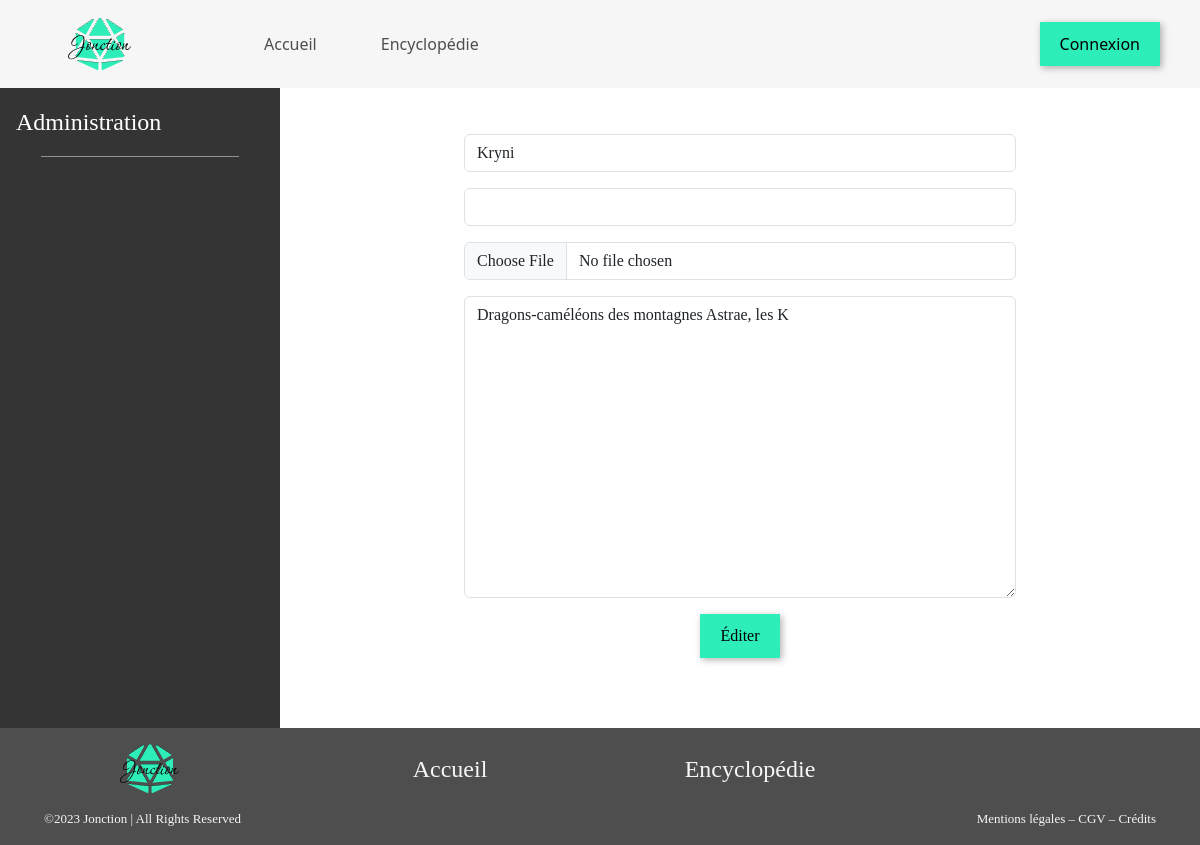
/editor.php?id=3, run on an earlier commit of the app's database.
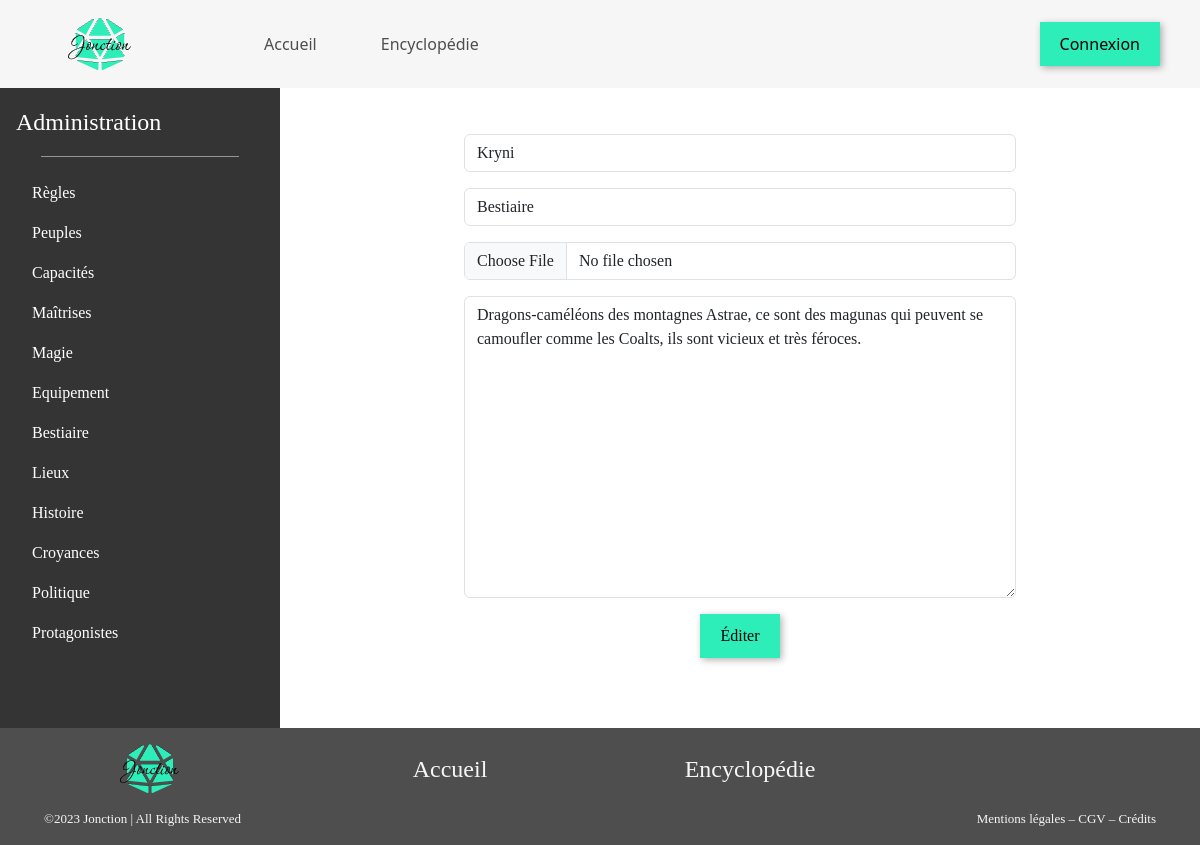
And on a later commit of the database.
### tables this page shows
CREATE TABLE IF NOT EXISTS `pages` (
  `id` int NOT NULL AUTO_INCREMENT,
  `title` varchar(45) DEFAULT NULL,
  `content` text,
  `images_id` int NOT NULL,
  PRIMARY KEY (`id`,`images_id`),
  KEY `fk_pages_images1_idx` (`images_id`)
);

CREATE TABLE IF NOT EXISTS `categories` (
  `id` int NOT NULL AUTO_INCREMENT,
  `cat_name` varchar(45) DEFAULT NULL,
  PRIMARY KEY (`id`)
);

### classes/Utils.php (called while the page is built, shortened)
<?php
class Utils
{
  public static function selectFrom(object $pdo, string $tableName): array
  {
    $stmt = $pdo->query("SELECT * FROM $tableName");
    $table = $stmt->fetchAll();
    return $table;
  }
}

### data/datas.php (called while the page is built, shortened)
<?php
require_once __DIR__ . '/../classes/Utils.php';
try {
    $pdo = Utils::newPDO();
} catch (PDOException) {
    http_response_code(500);
    echo "La connexion à la BDD a échoué";
    exit;
}
$categories = Utils::selectFrom($pdo, 'categories');
$articles = Utils::selectFrom($pdo, 'pages');
$stmt = $pdo->query
    ("SELECT images.*, categories.*, categories_has_pages.categories_id, pages.*
    FROM `pages`
    INNER JOIN categories_has_pages
    ON pages.id = categories_has_pages.pages_id
    INNER JOIN categories
    ON categories.id = categories_has_pages.categories_id
    INNER JOIN images
    ON images.id = pages.images_id");
$fullArticle = $stmt->fetchAll(PDO::FETCH_ASSOC);

### editor.php (the view, shortened to what this page needs)
<?php
$title = 'Éditeur';
require_once __DIR__ . '/data/datas.php';
require_once __DIR__ . '/layout/header.php';
$urlId = intval($_GET['id']);
$articlesIds = array_column($articles, 'id');
$articleKey = array_search($urlId, $articlesIds);
$article = $fullArticle[$articleKey];
?>
<main class="main_sidebar">
<?php require_once __DIR__ . '/layout/sidebar.php' ?>
    <div class="d-flex flex-column w-100">
        <form class="edit_form text-center" action="/crud/edit.php?id=<?php echo $urlId ?>" method="POST" enctype="multipart/form-data">
            <input class="form-control mb-3" type="text" name="title" id="title" placeholder="Titre de l'article" value="<?php echo $article['title'] ?>" required/>
            <select class="form-control mb-3" type="text" name="categorie" id="categorie" placeholder="Catégorie" required>
                <option value="<?php echo $article['cat_name'] ?>"><?php echo $article['cat_name'] ?></option>
            </select>
            <input class="form-control mb-3" type="file" name="image" id="image" placeholder="Image de l'article" required/>
            <textarea class="form-control mb-3" name="content" id="content" rows="12" placeholder="Contenu de l'article..." required/><?php echo $article['content'] ?></textarea>
            <button type="submit">Éditer</button>
        </form>
    </div>
</main>
<?php
require_once 'layout/footer.php';

### layout/sidebar.php
<?php require_once __DIR__ . '/../data/datas.php'; ?>
<div class="sidebar d-flex flex-column flex-shrink-0 p-3">
    <?php if ($title === 'Administration' || $title === 'Nouvel Article' || $title === 'Éditeur') { ?>
        <a href="admin.php" class="d-flex align-items-center mb-3 mb-md-0 me-md-auto text-white text-decoration-none">
            <span class="fs-4">
                <?php echo 'Administration';
    } else { ?>
        <a href="encyclopedie.php" class="d-flex align-items-center mb-3 mb-md-0 me-md-auto text-white text-decoration-none">
            <span class="fs-4">
                <?php echo 'Encyclopédie' ;
            } ?>
            </span>
        </a>
    <hr>
    <ul class="nav flex-column mb-auto">
    <?php foreach ($categories as $categorie) { ?>
        <li class="nav-item">
            <a href="categorie.php?name=<?php echo $categorie['cat_name']?>" class="nav-link <?php echo ($title === $categorie['cat_name']) ? 'nav_highlight' : 'text-white' ?>" aria-current="page"><?php echo $categorie['cat_name'] ?></a>
        </li>
    <?php } ?>
    </ul>
</div>

What changed in the data, as far as the page shows it:
now on this page (row edited): categories: cat_name "Règles"
now on this page (row edited): categories: cat_name "Peuples"
now on this page (row edited): categories: cat_name "Capacités"
now on this page (row edited): categories: cat_name "Maîtrises"
now on this page (row edited): categories: cat_name "Magie"
now on this page (row edited): categories: cat_name "Equipement"
now on this page (row edited): categories: cat_name "Bestiaire", categorie "Bestiaire"
now on this page (row edited): categories: cat_name "Lieux"
now on this page (row edited): categories: cat_name "Histoire"
now on this page (row edited): categories: cat_name "Croyances"
now on this page (row edited): categories: cat_name "Politique"
now on this page (row edited): categories: cat_name "Protagonistes"
changed pages "Kryni": content "Dragons-caméléons des montagnes Astrae, les K" → "Dragons-caméléons des montagnes Astrae, ce sont des magunas qui peuvent se camoufler comme les Coalts, ils sont vicieux et très féroces."
